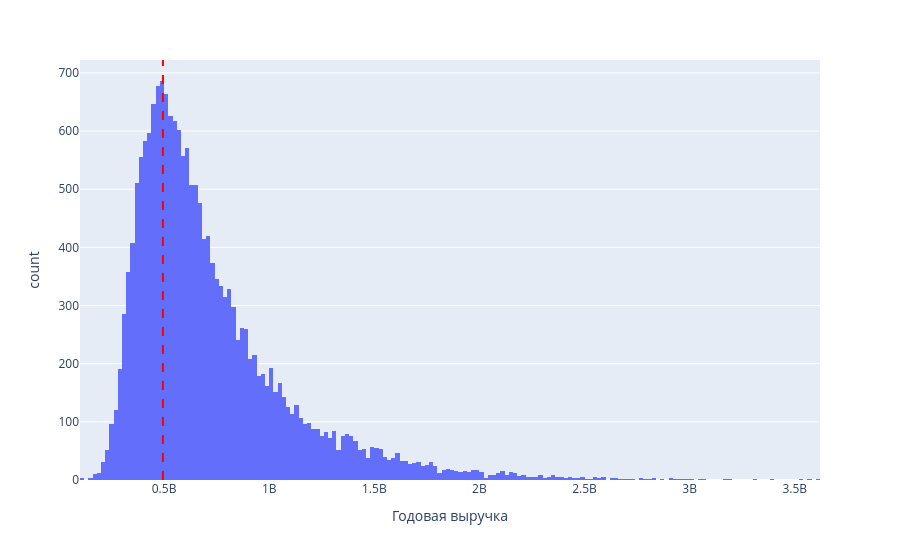

The notebook cell saved with this chart:
### Code cell
fig = px.histogram(train_revenue, x='Годовая выручка')
fig.add_vline(x=train_revenue['Годовая выручка'].quantile(0.3), line_dash='dash', line_color='red')

fig.show()

### Figure 1 — Plotly figure (JSON) as saved in the notebook; plotly's stock layout.template omitted (floating-point values rounded to 4 significant figures; data arrays with more than 128 entries replaced by an {"elided": "..."} marker saying what was removed)
{"data": [{"bingroup": "x", "hovertemplate": "Годовая выручка=%{x}<br>count=%{y}<extra></extra>", "legendgroup": "", "marker": {"color": "#636efa", "pattern": {"shape": ""}}, "name": "", "orientation": "v", "showlegend": false, "type": "histogram", "x": {"elided": "18768 float values"}, "xaxis": "x", "yaxis": "y"}], "layout": {"barmode": "relative", "legend": {"tracegroupgap": 0}, "margin": {"t": 60}, "shapes": [{"line": {"color": "red", "dash": "dash"}, "type": "line", "x0": 494500000.0, "x1": 494500000.0, "xref": "x", "y0": 0, "y1": 1, "yref": "y domain"}], "xaxis": {"anchor": "y", "domain": [0, 1], "title": {"text": "Годовая выручка"}}, "yaxis": {"anchor": "x", "domain": [0, 1], "title": {"text": "count"}}}}
